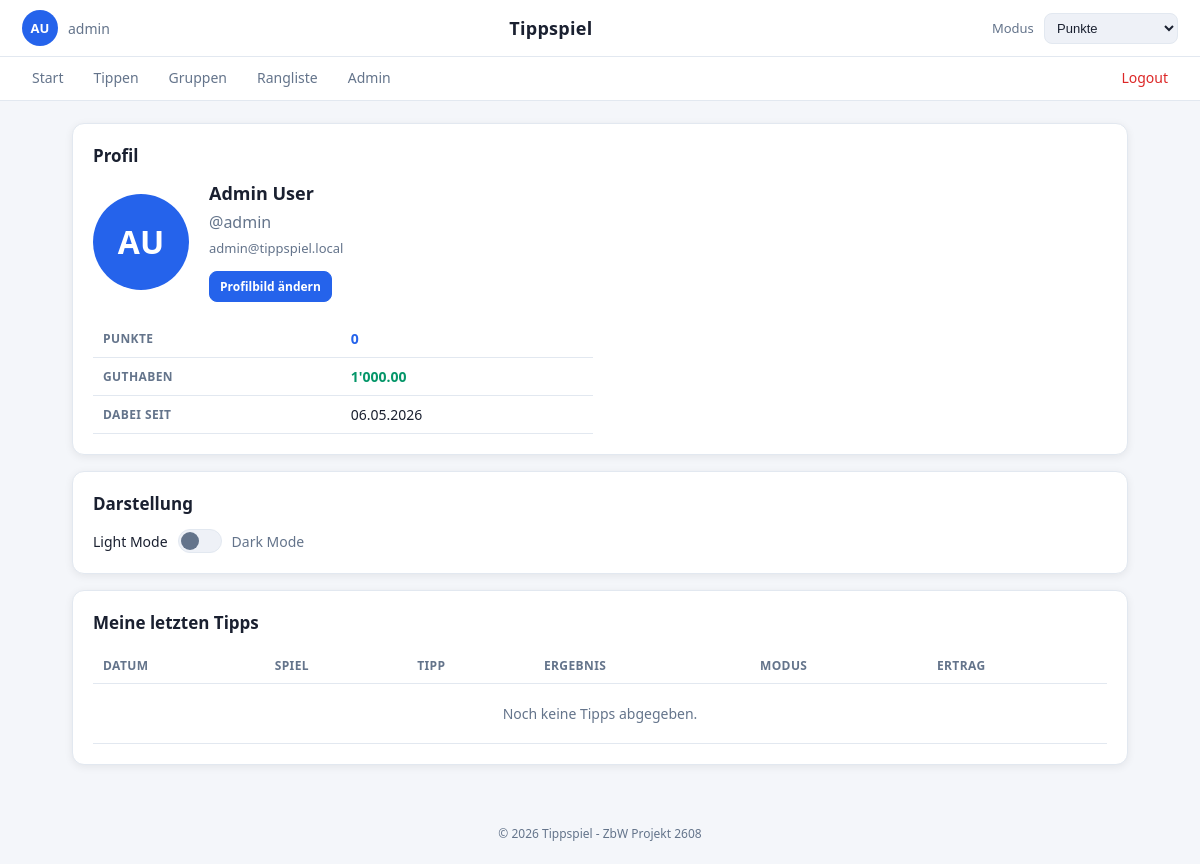
Page /pages/profile.php (signed in) on the earlier database version.
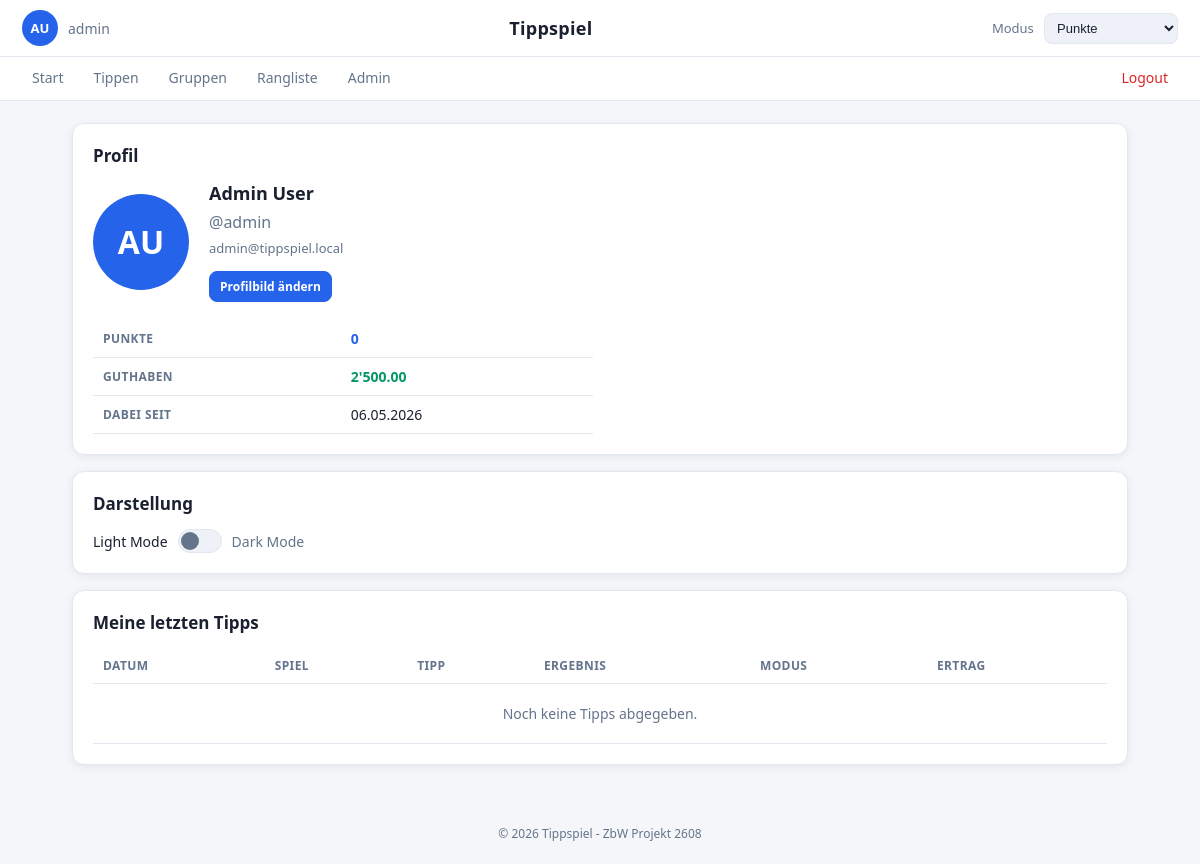
Same page on the later database version.
### tables this page shows
CREATE TABLE users (
    id                INT AUTO_INCREMENT PRIMARY KEY,
    username          VARCHAR(50)  NOT NULL UNIQUE,
    email             VARCHAR(120) NOT NULL UNIQUE,
    password_hash     VARCHAR(255) NOT NULL,
    first_name        VARCHAR(60)  NOT NULL,
    last_name         VARCHAR(60)  NOT NULL,
    role              ENUM('user','admin') NOT NULL DEFAULT 'user',
    points_total      INT NOT NULL DEFAULT 0,
    money_balance     DECIMAL(12,2) NOT NULL DEFAULT 2500.00,
    profile_picture   VARCHAR(255) DEFAULT NULL,
    theme             ENUM('light','dark') NOT NULL DEFAULT 'light',
    created_at        TIMESTAMP DEFAULT CURRENT_TIMESTAMP
);

### config/db.php (called while the page is built, shortened)
<?php
function db(): PDO {
    static $pdo = null;
    if ($pdo === null) {
        $dsn = 'mysql:host=' . DB_HOST . ';dbname=' . DB_NAME . ';charset=' . DB_CHAR;
        $opt = [
            PDO::ATTR_ERRMODE            => PDO::ERRMODE_EXCEPTION,
            PDO::ATTR_DEFAULT_FETCH_MODE => PDO::FETCH_ASSOC,
            PDO::ATTR_EMULATE_PREPARES   => false,
        ];
        try {
            $pdo = new PDO($dsn, DB_USER, DB_PASS, $opt);
        } catch (PDOException $e) {
            http_response_code(500);
            die('DB-Fehler: ' . $e->getMessage());
        }
    }
    return $pdo;
}

### includes/auth.php (called while the page is built, shortened)
<?php
require_once __DIR__ . '/../config/db.php';
function current_user(): ?array {
    static $user = null;
    if ($user === null) {
        $stmt = db()->prepare('SELECT * FROM users WHERE id = ?');
        $stmt->execute([$_SESSION['user_id']]);
        $user = $stmt->fetch() ?: null;
    }
    return $user;
}
function require_login(): array {
    $u = current_user();
    return $u;
}
function initials(array $u): string {
    return strtoupper(mb_substr($u['first_name'], 0, 1) . mb_substr($u['last_name'], 0, 1));
}

### pages/profile.php (the view, shortened to what the changed rows need)
<?php
require_once __DIR__ . '/../includes/header.php';
$hasPic = !empty($user['profile_picture']);
$picUrl = $hasPic ? '/Tippspiel/' . htmlspecialchars($user['profile_picture']) : '';
?>
<section class="card">
  <h2>Profil</h2>
  <div class="profile-head">
    <span class="avatar profile-avatar" data-initials="<?= htmlspecialchars(initials($user)) ?>">
      <?php if ($hasPic): ?>
        <img src="<?= $picUrl ?>" alt="Profilbild">
      <?php else: ?>
        <?= htmlspecialchars(initials($user)) ?>
      <?php endif; ?>
    </span>
    <div class="profile-info">
      <strong style="font-size:18px"><?= htmlspecialchars($user['first_name'] . ' ' . $user['last_name']) ?></strong>
      <span style="color:var(--muted)">@<?= htmlspecialchars($user['username']) ?></span>
      <span style="color:var(--muted);font-size:13px"><?= htmlspecialchars($user['email']) ?></span>
      <div style="margin-top:8px;display:flex;gap:10px;flex-wrap:wrap">
        <label class="btn primary small" for="pic-file" style="cursor:pointer">Profilbild ändern</label>
      </div>
    </div>
  </div>
  <table style="max-width:500px">
    <tr><th>Punkte</th><td><strong style="color:var(--primary)"><?= (int)$user['points_total'] ?></strong></td></tr>
    <tr><th>Guthaben</th><td><strong style="color:var(--accent)"><?= number_format((float)$user['money_balance'],2,'.',"'") ?></strong></td></tr>
    <tr><th>Dabei seit</th><td><?= date('d.m.Y', strtotime($user['created_at'])) ?></td></tr>
  </table>
</section>
<section class="card">
  <h2>Darstellung</h2>
</section>
<section class="card">
  <h2>Meine letzten Tipps</h2>
  <table>
    <thead><tr><th>Datum</th><th>Spiel</th><th>Tipp</th><th>Ergebnis</th><th>Modus</th><th>Ertrag</th></tr></thead>
  </table>
</section>
<?php require_once __DIR__ . '/../includes/footer.php'; ?>

### includes/header.php (shortened to what the changed rows need)
<?php
require_once __DIR__ . '/auth.php';
$user = require_login();
$themeClass = ($user['theme'] ?? 'light') === 'dark' ? 'dark' : '';
$avatarHtml = '';
if (!empty($user['profile_picture'])) {
    $picUrl = '/Tippspiel/' . htmlspecialchars($user['profile_picture']);
    $avatarHtml = '<img src="' . $picUrl . '" alt="Profilbild">';
} else {
    $avatarHtml = htmlspecialchars(initials($user));
}
?>
<!DOCTYPE html>
<html lang="de">
<head>
<link rel="stylesheet" href="/Tippspiel/css/style.css?v=5">
</head>
<body class="<?= $themeClass ?>">
<header class="topbar">
  <a class="profile-link" href="/Tippspiel/pages/profile.php" title="Profil">
    <span class="avatar" data-initials="<?= htmlspecialchars(initials($user)) ?>"><?= $avatarHtml ?></span>
    <span class="username"><?= htmlspecialchars($user['username']) ?></span>
  </a>
  <h1 class="brand">Tippspiel</h1>
</header>
<main class="container">

Differences in the rows shown:
changed users "AU": money_balance "1'000.00" → "2'500.00"
